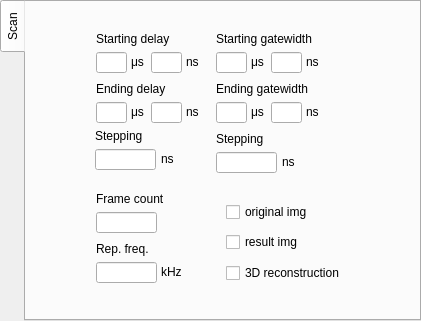
  <widget class="QTabWidget" name="PREFERENCE_TAB">
   <property name="geometry">
    <rect>
     <x>530</x>
     <y>60</y>
     <width>421</width>
     <height>321</height>
    </rect>
   </property>
   <property name="tabPosition">
    <enum>QTabWidget::West</enum>
   </property>
   <property name="currentIndex">
    <number>0</number>
   </property>
   <widget class="QWidget" name="SCAN_TAB">
    <attribute name="title">
     <string>Scan</string>
    </attribute>
    <widget class="QLineEdit" name="START_DELAY_EDIT_U">
     <property name="geometry">
      <rect>
       <x>70</x>
       <y>50</y>
       <width>31</width>
       <height>21</height>
      </rect>
     </property>
     <property name="text">
      <string/>
     </property>
     <property name="alignment">
      <set>Qt::AlignRight|Qt::AlignTrailing|Qt::AlignVCenter</set>
     </property>
    </widget>
    <widget class="QLineEdit" name="STEP_SIZE_DELAY_EDIT">
     <property name="geometry">
      <rect>
       <x>69</x>
       <y>147</y>
       <width>61</width>
       <height>21</height>
      </rect>
     </property>
     <property name="alignment">
      <set>Qt::AlignRight|Qt::AlignTrailing|Qt::AlignVCenter</set>
     </property>
    </widget>
    <widget class="QLabel" name="START_DELAY">
     <property name="geometry">
      <rect>
       <x>70</x>
       <y>30</y>
       <width>110</width>
       <height>14</height>
      </rect>
     </property>
     <property name="text">
      <string>Starting delay</string>
     </property>
    </widget>
    <widget class="QLabel" name="END_DELAY">
     <property name="geometry">
      <rect>
       <x>70</x>
       <y>80</y>
       <width>110</width>
       <height>14</height>
      </rect>
     </property>
     <property name="text">
      <string>Ending delay</string>
     </property>
    </widget>
    <widget class="QLineEdit" name="FRAME_COUNT_EDIT">
     <property name="geometry">
      <rect>
       <x>70</x>
       <y>210</y>
       <width>61</width>
       <height>21</height>
      </rect>
     </property>
     <property name="alignment">
      <set>Qt::AlignRight|Qt::AlignTrailing|Qt::AlignVCenter</set>
     </property>
    </widget>
    <widget class="QLabel" name="UNIT_US">
     <property name="geometry">
      <rect>
       <x>105</x>
       <y>53</y>
       <width>21</width>
       <height>14</height>
      </rect>
     </property>
     <property name="text">
      <string>μs</string>
     </property>
    </widget>
    <widget class="QLabel" name="UNIT_NS_2">
     <property name="geometry">
      <rect>
       <x>160</x>
       <y>103</y>
       <width>21</width>
       <height>14</height>
      </rect>
     </property>
     <property name="text">
      <string>ns</string>
     </property>
    </widget>
    <widget class="QCheckBox" name="SAVE_SCAN_ORI_CHK">
     <property name="geometry">
      <rect>
       <x>200</x>
       <y>200</y>
       <width>111</width>
       <height>20</height>
      </rect>
     </property>
     <property name="text">
      <string>original img</string>
     </property>
    </widget>
    <widget class="QLineEdit" name="END_DELAY_EDIT_U">
     <property name="geometry">
      <rect>
       <x>70</x>
       <y>100</y>
       <width>31</width>
       <height>21</height>
      </rect>
     </property>
     <property name="alignment">
      <set>Qt::AlignRight|Qt::AlignTrailing|Qt::AlignVCenter</set>
     </property>
    </widget>
    <widget class="QLabel" name="FREQ_LBL">
     <property name="geometry">
      <rect>
       <x>70</x>
       <y>240</y>
       <width>86</width>
       <height>14</height>
      </rect>
     </property>
     <property name="text">
      <string>Rep. freq.</string>
     </property>
    </widget>
    <widget class="QLabel" name="STEP_DELAY">
     <property name="geometry">
      <rect>
       <x>69</x>
       <y>127</y>
       <width>86</width>
       <height>14</height>
      </rect>
     </property>
     <property name="text">
      <string>Stepping</string>
     </property>
    </widget>
    <widget class="QLabel" name="FRAME_LBL">
     <property name="geometry">
      <rect>
       <x>70</x>
       <y>190</y>
       <width>86</width>
       <height>14</height>
      </rect>
     </property>
     <property name="text">
      <string>Frame count</string>
     </property>
    </widget>
    <widget class="QCheckBox" name="SAVE_SCAN_RES_CHK">
     <property name="geometry">
      <rect>
       <x>200</x>
       <y>230</y>
       <width>111</width>
       <height>20</height>
      </rect>
     </property>
     <property name="text">
      <string>result img</string>
     </property>
    </widget>
    <widget class="QLineEdit" name="REP_FREQ_EDIT">
     <property name="geometry">
      <rect>
       <x>70</x>
       <y>260</y>
       <width>61</width>
       <height>21</height>
      </rect>
     </property>
     <property name="alignment">
      <set>Qt::AlignRight|Qt::AlignTrailing|Qt::AlignVCenter</set>
     </property>
    </widget>
    <widget class="QLabel" name="UNIT_US_2">
     <property name="geometry">
      <rect>
       <x>105</x>
       <y>103</y>
       <width>21</width>
       <height>14</height>
      </rect>
     </property>
     <property name="text">
      <string>μs</string>
     </property>
    </widget>
    <widget class="QLineEdit" name="START_DELAY_EDIT_N">
     <property name="geometry">
      <rect>
       <x>125</x>
       <y>50</y>
       <width>31</width>
       <height>21</height>
      </rect>
     </property>
     <property name="text">
      <string/>
     </property>
     <property name="alignment">
      <set>Qt::AlignRight|Qt::AlignTrailing|Qt::AlignVCenter</set>
     </property>
    </widget>
    <widget class="QLineEdit" name="END_DELAY_EDIT_N">
     <property name="geometry">
      <rect>
       <x>125</x>
       <y>100</y>
       <width>31</width>
       <height>21</height>
      </rect>
     </property>
     <property name="alignment">
      <set>Qt::AlignRight|Qt::AlignTrailing|Qt::AlignVCenter</set>
     </property>
    </widget>
    <widget class="QLabel" name="FREQ_UNIT">
     <property name="geometry">
      <rect>
       <x>135</x>
       <y>263</y>
       <width>21</width>
       <height>14</height>
      </rect>
     </property>
     <property name="text">
      <string>kHz</string>
     </property>
    </widget>
    <widget class="QLabel" name="UNIT_NS_3">
     <property name="geometry">
      <rect>
       <x>135</x>
       <y>150</y>
       <width>21</width>
       <height>14</height>
      </rect>
     </property>
     <property name="text">
      <string>ns</string>
     </property>
    </widget>
    <widget class="QLabel" name="UNIT_NS">
     <property name="geometry">
      <rect>
       <x>160</x>
       <y>53</y>
       <width>21</width>
       <height>14</height>
      </rect>
     </property>
     <property name="text">
      <string>ns</string>
     </property>
    </widget>
    <widget class="QLineEdit" name="END_GW_EDIT_U">
     <property name="geometry">
      <rect>
       <x>190</x>
       <y>100</y>
       <width>31</width>
       <height>21</height>
      </rect>
     </property>
     <property name="alignment">
      <set>Qt::AlignRight|Qt::AlignTrailing|Qt::AlignVCenter</set>
     </property>
    </widget>
    <widget class="QLabel" name="END_GW">
     <property name="geometry">
      <rect>
       <x>190</x>
       <y>80</y>
       <width>110</width>
       <height>14</height>
      </rect>
     </property>
     <property name="text">
      <string>Ending gatewidth</string>
     </property>
    </widget>
    <widget class="QLabel" name="START_GW">
     <property name="geometry">
      <rect>
       <x>190</x>
       <y>30</y>
       <width>110</width>
       <height>14</height>
      </rect>
     </property>
     <property name="text">
      <string>Starting gatewidth</string>
     </property>
    </widget>
    <widget class="QLineEdit" name="START_GW_EDIT_U">
     <property name="geometry">
      <rect>
       <x>190</x>
       <y>50</y>
       <width>31</width>
       <height>21</height>
      </rect>
     </property>
     <property name="text">
      <string/>
     </property>
     <property name="alignment">
      <set>Qt::AlignRight|Qt::AlignTrailing|Qt::AlignVCenter</set>
     </property>
    </widget>
    <widget class="QLabel" name="UNIT_US_3">
     <property name="geometry">
      <rect>
       <x>225</x>
       <y>53</y>
       <width>21</width>
       <height>14</height>
      </rect>
     </property>
     <property name="text">
      <string>μs</string>
     </property>
    </widget>
    <widget class="QLineEdit" name="END_GW_EDIT_N">
     <property name="geometry">
      <rect>
       <x>245</x>
       <y>100</y>
       <width>31</width>
       <height>21</height>
      </rect>
     </property>
     <property name="alignment">
      <set>Qt::AlignRight|Qt::AlignTrailing|Qt::AlignVCenter</set>
     </property>
    </widget>
    <widget class="QLabel" name="UNIT_NS_4">
     <property name="geometry">
      <rect>
       <x>280</x>
       <y>103</y>
       <width>21</width>
       <height>14</height>
      </rect>
     </property>
     <property name="text">
      <string>ns</string>
     </property>
    </widget>
    <widget class="QLineEdit" name="START_GW_EDIT_N">
     <property name="geometry">
      <rect>
       <x>245</x>
       <y>50</y>
       <width>31</width>
       <height>21</height>
      </rect>
     </property>
     <property name="text">
      <string/>
     </property>
     <property name="alignment">
      <set>Qt::AlignRight|Qt::AlignTrailing|Qt::AlignVCenter</set>
     </property>
    </widget>
    <widget class="QLabel" name="UNIT_US_4">
     <property name="geometry">
      <rect>
       <x>225</x>
       <y>103</y>
       <width>21</width>
       <height>14</height>
      </rect>
     </property>
     <property name="text">
      <string>μs</string>
     </property>
    </widget>
    <widget class="QLabel" name="UNIT_NS_5">
     <property name="geometry">
      <rect>
       <x>280</x>
       <y>53</y>
       <width>21</width>
       <height>14</height>
      </rect>
     </property>
     <property name="text">
      <string>ns</string>
     </property>
    </widget>
    <widget class="QLineEdit" name="STEP_SIZE_GW_EDIT">
     <property name="geometry">
      <rect>
       <x>190</x>
       <y>150</y>
       <width>61</width>
       <height>21</height>
      </rect>
     </property>
     <property name="alignment">
      <set>Qt::AlignRight|Qt::AlignTrailing|Qt::AlignVCenter</set>
     </property>
    </widget>
    <widget class="QLabel" name="STEP_GW">
     <property name="geometry">
      <rect>
       <x>190</x>
       <y>130</y>
       <width>86</width>
       <height>14</height>
      </rect>
     </property>
     <property name="text">
      <string>Stepping</string>
     </property>
    </widget>
    <widget class="QLabel" name="UNIT_NS_6">
     <property name="geometry">
      <rect>
       <x>256</x>
       <y>153</y>
       <width>21</width>
       <height>14</height>
      </rect>
     </property>
     <property name="text">
      <string>ns</string>
     </property>
    </widget>
    <widget class="QCheckBox" name="RECONSTRUCTION_CHK">
     <property name="geometry">
      <rect>
       <x>200</x>
       <y>260</y>
       <width>141</width>
       <height>22</height>
      </rect>
     </property>
     <property name="text">
      <string>3D reconstruction</string>
     </property>
    </widget>
   </widget>
  </widget>
